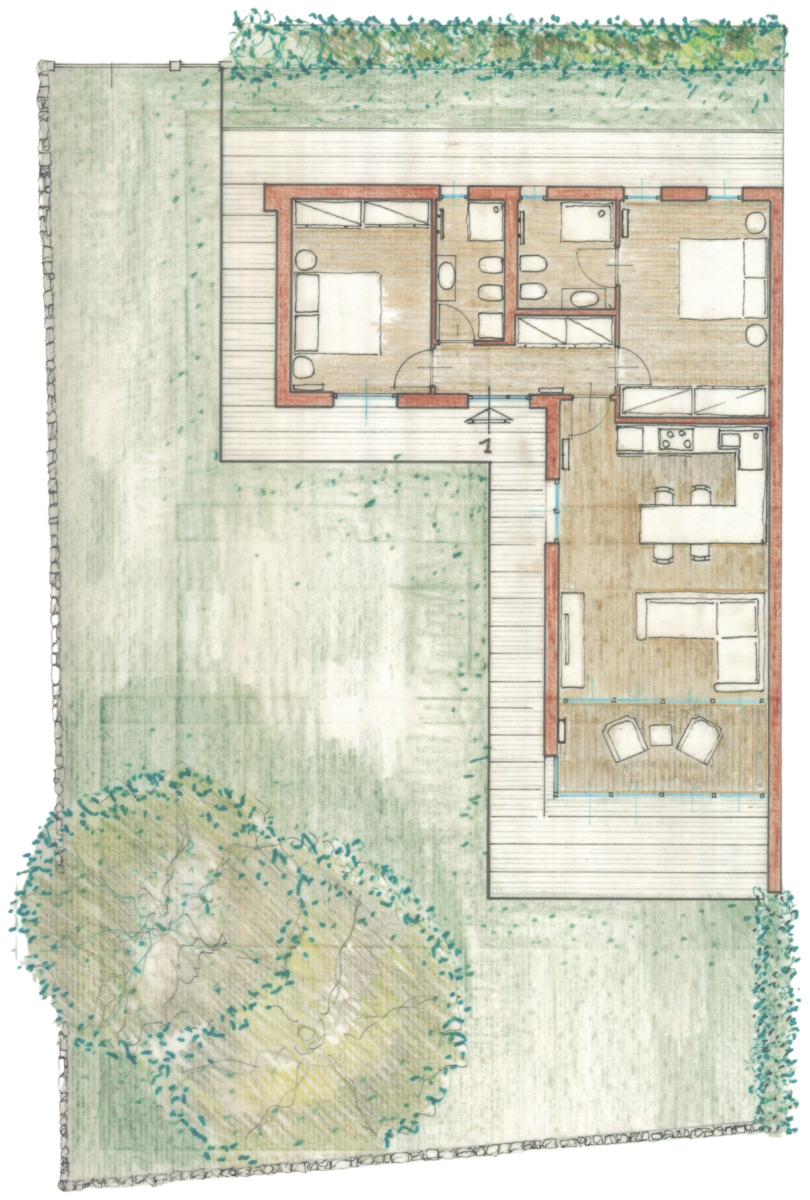
#> input picture assets/piante/disegno/u1.jpg, 1619 x 2400 px, given in place of Unità 1 · Piano terra.png, which was not available (shown at 1/2 size)
$ python piante_unita.py
#> lines starting #> are read from the running program, lines starting #| are printed output that depends on the picture; after the words box and inside, x2 and y2 are one past the last pixel; in counts of white or black regions, pixels touching at a corner belong together
#!/usr/bin/env python3
"""Le due piante della scheda di ogni casa, dagli originali su Drive (solo case in vendita).

  assets/piante/disegno/uN.jpg   il disegno a mano dell'arch. Soldano: è quello che si vede per primo
  assets/piante/atto/uN.jpg      la planimetria ufficiale, quella che verrà allegata all'atto
  assets/piante/atto/uN.pdf      lo stesso documento in vettoriale (A3, scala 1:100), da scaricare

Fonti in Vendite/2026 TRIESTEVILLAS/ELEGIE DUINO/:
  PLAN SOLDANO/         i disegni a mano 1, 2, 6, 8
  MODIFICHE 15.16.26/   i disegni a mano 3 e 7, nella versione del 15/06 che sostituisce quella di PLAN SOLDANO
  PLAN COMMERCIALI/     le planimetrie ufficiali (dal DWG «Acommerciali DEF 30_06_26»)

I disegni vanno col nord in alto, come sul sito di giugno: 1, 2, 3, 6, 7 ruotati di 90° in senso orario, 8 no.
Serve macOS (Quartz, v. pdf_quartz.swift) e Pillow. Si lancia di rado: i file generati stanno nel repo.

    python3 scripts/opera/piante_unita.py
"""
import os
import subprocess
import tempfile

from PIL import Image, ImageChops

Image.MAX_IMAGE_PIXELS = None
ROOT = os.path.abspath(os.path.join(os.path.dirname(__file__), '..', '..'))
DRIVE = os.path.expanduser(
    '~/Library/CloudStorage/GoogleDrive-claude@triestevillas.com/Drive condivisi/Vendite/2026 TRIESTEVILLAS/ELEGIE DUINO')
QUARTZ = os.path.join(ROOT, 'scripts/opera/pdf_quartz.swift')

# unità: (disegno a mano, gradi in senso orario, planimetria ufficiale)
CASE = {
    '1': ('PLAN SOLDANO/Unità 1 · Piano terra.png', 90, 'app 1 pt.pdf'),
    '2': ('PLAN SOLDANO/Unità 2 · Piano terra.png', 90, 'app 2  pt.pdf'),
    '3': ('MODIFICHE 15.16.26/3.png', 90, 'app 3  pt.pdf'),
    '6': ('PLAN SOLDANO/Unità 6 · Piano primo.png', 90, 'app 6 1pt.pdf'),
    '7': ('MODIFICHE 15.16.26/7.png', 90, 'app 7 1p.pdf'),
    '8': ('PLAN SOLDANO/Unità 8 · Piano primo.png', 0, 'app 8 1p.pdf'),
}
LATO_DISEGNO = 2400   # px sul lato lungo: nella lente si vede il tratto della matita
LARGHEZZA_ATTO = 3200  # px: i testi del foglio A3 restano leggibili ingrandendo


def togli_margini(im, soglia=18, aria=24):
    """Toglie il bianco attorno al disegno, così nella scheda il disegno riempie il riquadro."""
    fondo = Image.new('RGB', im.size, (255, 255, 255))
    d = ImageChops.difference(im, fondo).convert('L').point(lambda v: 255 if v > soglia else 0)
    l, t, r, b = d.getbbox()
    return im.crop((max(l - aria, 0), max(t - aria, 0), min(r + aria, im.width), min(b + aria, im.height)))


def disegno(n, fonte, gradi):
#> called with n = '1', fonte = 'PLAN SOLDANO/Unità 1 · Piano terra.png', gradi = 90
    im = Image.open(os.path.join(DRIVE, fonte)).convert('RGB')
#> im is the input picture: PIL image 1619x2400 RGB; mean R, G, B 211.6, 212.7, 195.3
    if gradi: im = im.rotate(-gradi, expand=True)
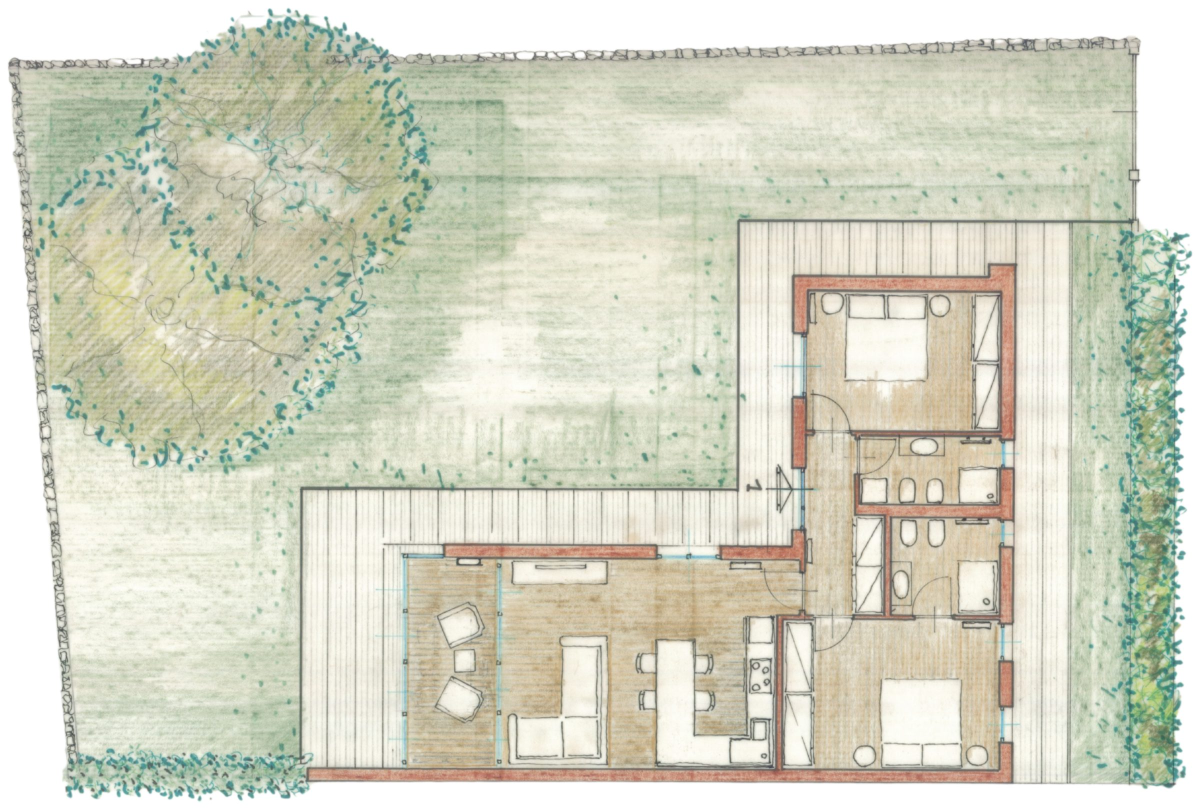
#> im: PIL image 2400x1619 RGB (shown at 1/2 size); mean R, G, B 211.6, 212.7, 195.3
    im = togli_margini(im)
#> in togli_margini, `fondo = Image.new('RGB', im.size, (255, 255, 255))`: fondo: PIL image 2400x1619 RGB; every value is 255
#> in togli_margini, `d = ImageChops.difference(im, fondo).convert('L').point(lambda v: 255 ..`:
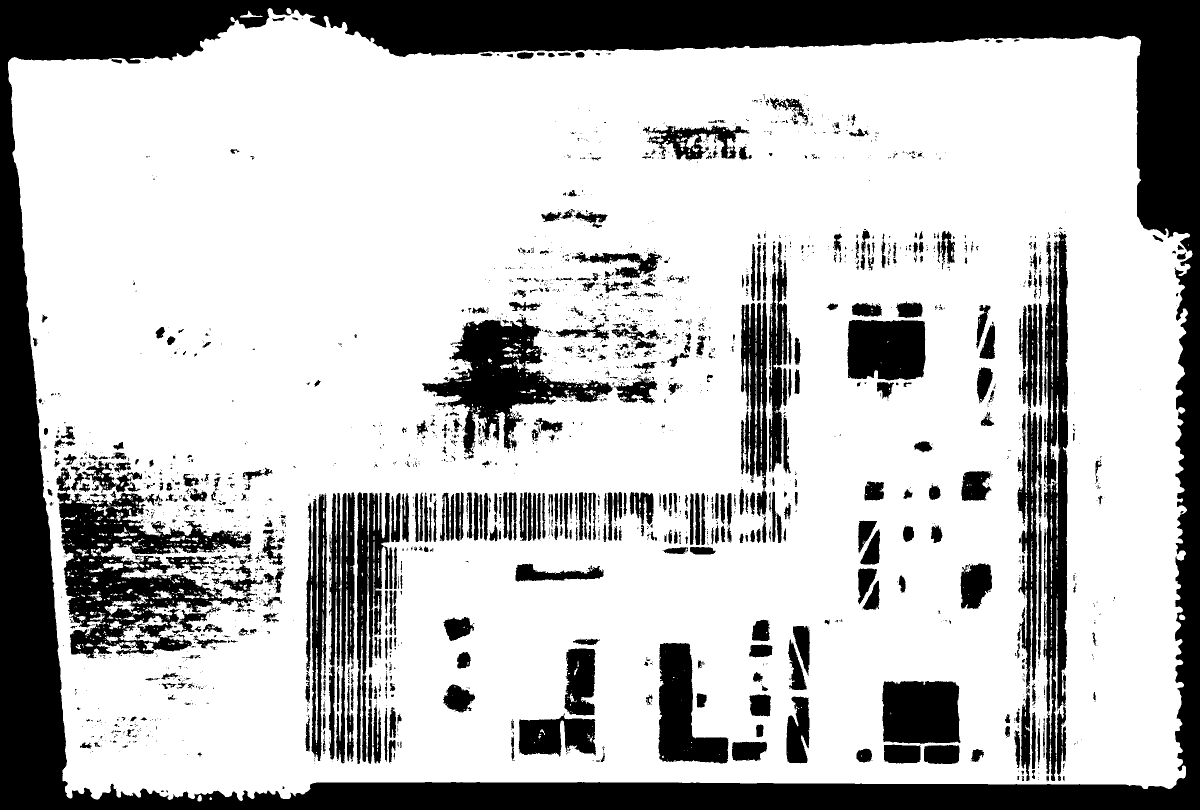
#> d: PIL image 2400x1619 L (shown at 1/2 size); 74.3% white; 2484 black regions (1854 under 20 px), largest, box (x1, y1, x2, y2) and area: (0, 0, 2400, 1619) 532614, (113, 935, 514, 1317) 57031, (2087, 463, 2137, 1562) 36264
#> in togli_margini, `l, t, r, b = d.getbbox()`: l = 16; r = 2385; b = 1603
    im.thumbnail((LATO_DISEGNO, LATO_DISEGNO), Image.LANCZOS)
    out = os.path.join(ROOT, f'assets/piante/disegno/u{n}.jpg')
    im.save(out, quality=82, optimize=True, progressive=True)
    return out, im.size


def atto(n, fonte):
#> called with n = '1', fonte = 'app 1 pt.pdf'
    pdf = os.path.join(DRIVE, 'PLAN COMMERCIALI', fonte)
    out_pdf = os.path.join(ROOT, f'assets/piante/atto/u{n}.pdf')
    subprocess.run(['swift', QUARTZ, pdf, out_pdf, f'Elegie Duino, unità {n}: planimetria ufficiale'], check=True)
#> (this line was passed over: subprocess is not available in this run)
    with tempfile.TemporaryDirectory() as tmp:
        png = os.path.join(tmp, 'p.png')
        subprocess.run(['swift', QUARTZ, pdf, png, str(LARGHEZZA_ATTO)], check=True)
#> (this line was passed over: subprocess is not available in this run)
        im = Image.open(png).convert('RGB')
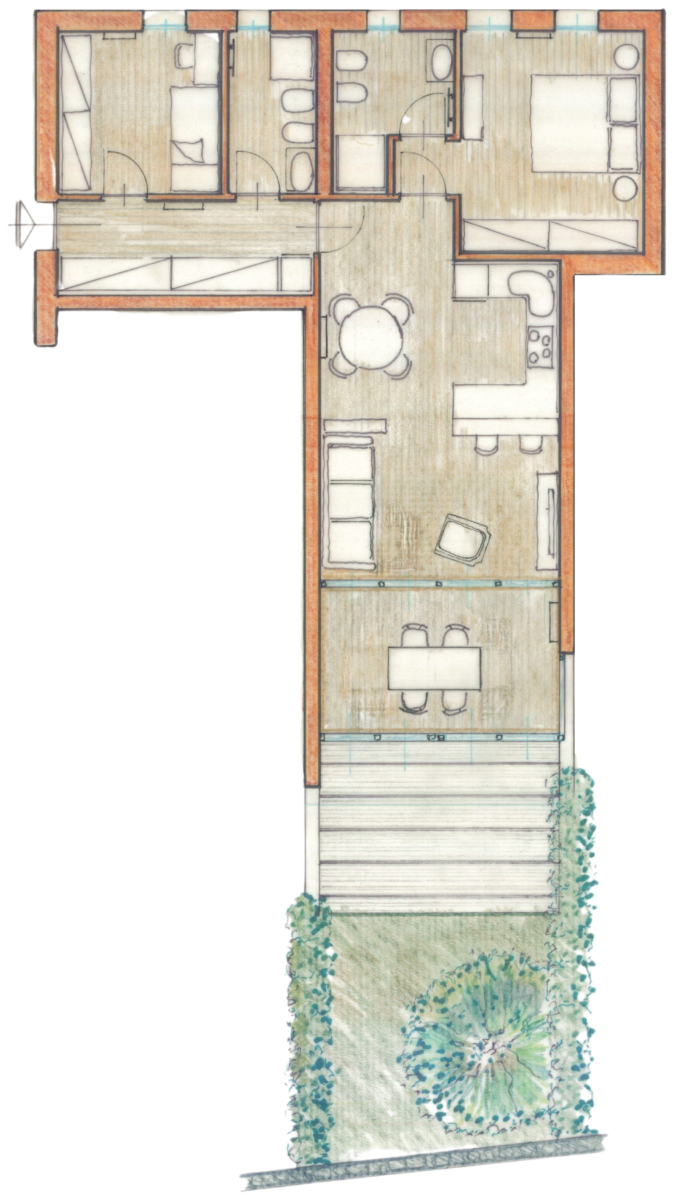
#> input picture assets/piante/disegno/u2.jpg, 1349 x 2400 px, given in place of p.png, which was not available (shown at 1/2 size)
#> im is the input picture: PIL image 1349x2400 RGB; mean R, G, B 226.7, 223.7, 214.6
        out = os.path.join(ROOT, f'assets/piante/atto/u{n}.jpg')
        im.save(out, quality=86, optimize=True, progressive=True, subsampling=0)
    return out, im.size


if __name__ == '__main__':
    os.makedirs(os.path.join(ROOT, 'assets/piante/disegno'), exist_ok=True)
    os.makedirs(os.path.join(ROOT, 'assets/piante/atto'), exist_ok=True)
    for n, (mano, gradi, ufficiale) in CASE.items():
#> (the run stopped early here; a loop or call above may not have finished)
